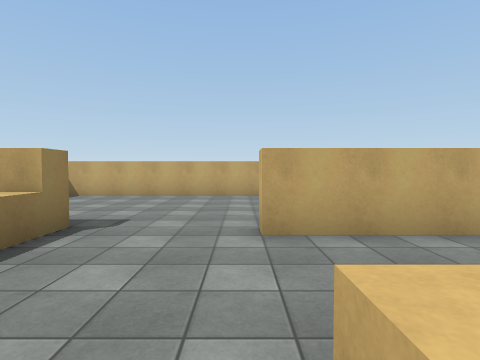
View 1 (above)

17 first-person views from a walk through a 3-D level made in the Unity game engine. The camera is 1.5 m above the floor, tilts 2° down and sees 80° across. The floor is counted in squares, 2 m on a side. Each view is taken from the middle of a square. On the plan, view 1 faces up. The plan holds only what a view shows up to about 10 squares ahead; the rest is blank. The player is left out. Surface patterns are stand-ins for the level's own textures.

View 2
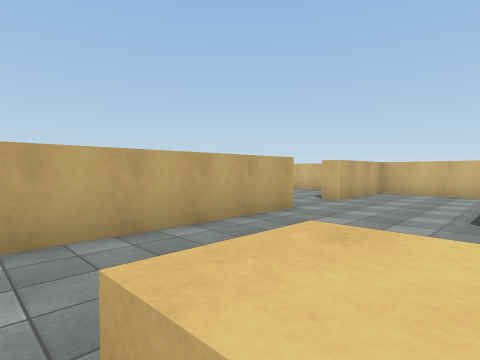

View 3
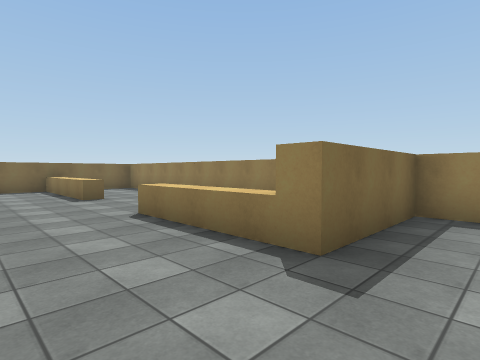

View 4
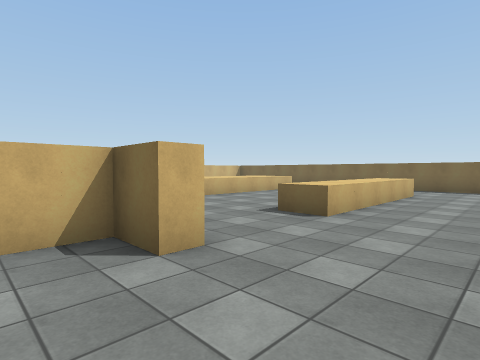

View 5
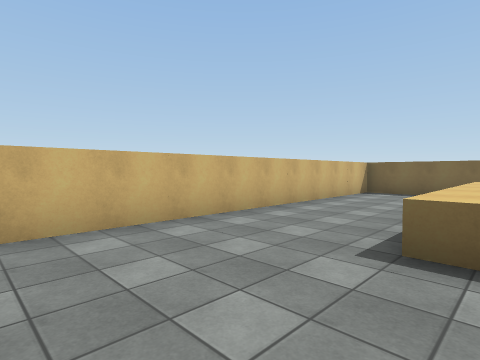

View 6
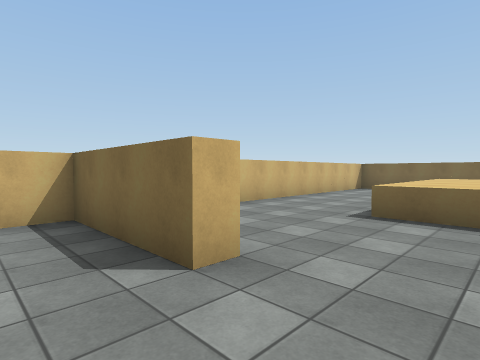

View 7
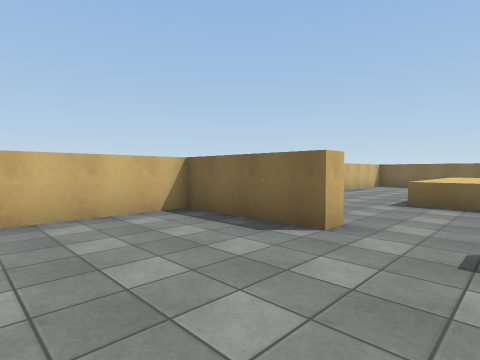

View 8
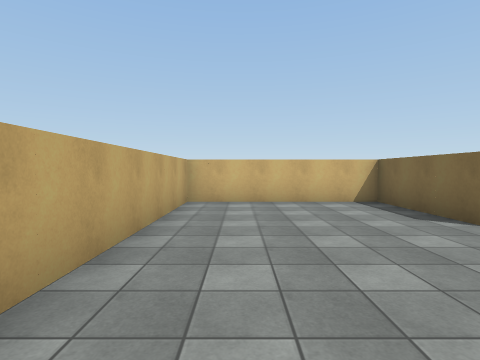

View 9
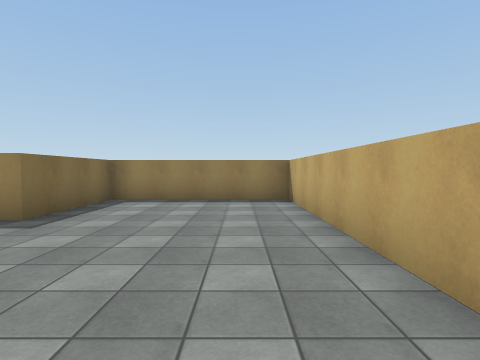

View 10
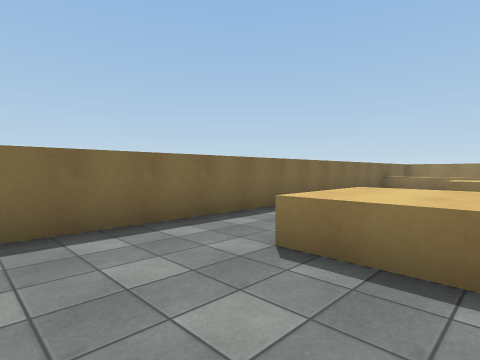

View 11
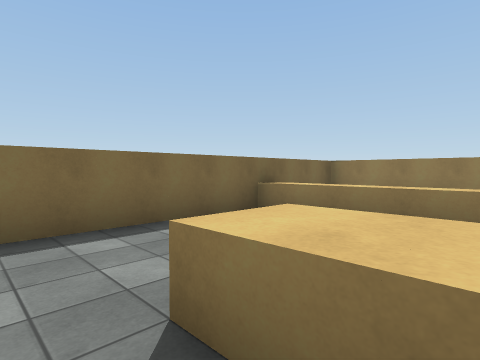

View 12
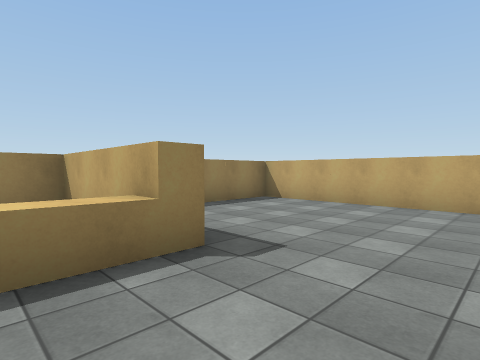

View 13
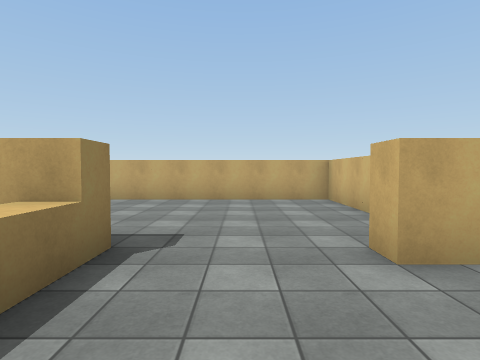

View 14
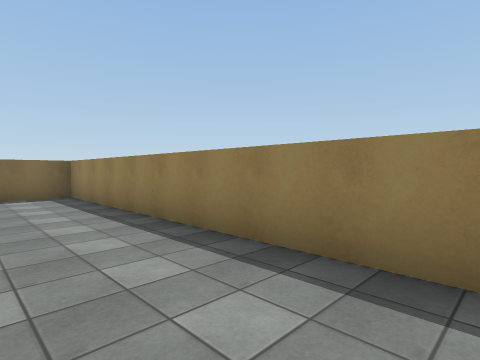

View 15
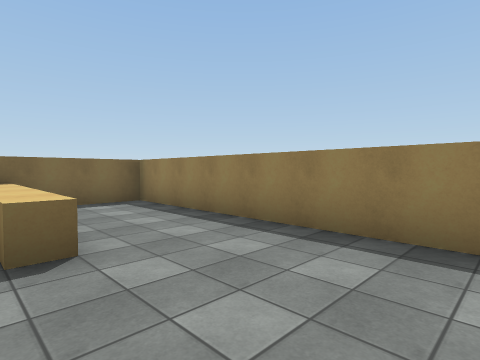

View 16
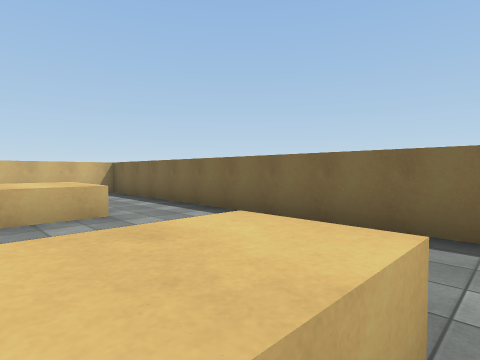

View 17
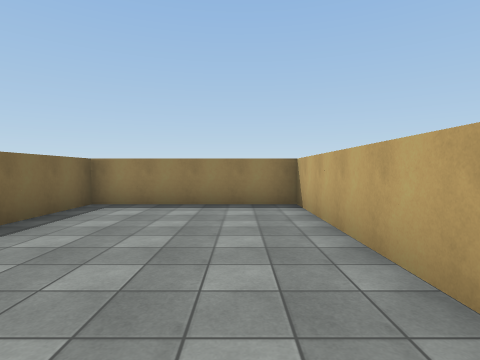

### Floor plan
Key: @ floor where view 1 was taken; # wall or solid block; . floor; ^ raised ledge.
Columns run from 6 left of view 1 to 10 right of it. Each row starts with its distance up from view 1.
  9 #################
  8 #.......#.......#
  7 #.......#.......#
  6 #.......#.......#
  5 #.......#.......#
  4 #####..####..####
  3 #  .#...........#
  2 #...^...........#
  1 #...^...........#
  0 #.....@^...^^...#
 -1 #......^ ..^^...#
 -2 #......^ ..^^...#
 -3 #...^..^. .^^...#
 -4 #...^..^. .^^...#
 -5 #...^.... ......#
 -6 #...^.... ......#
 -7 #################

Where each view was taken, in squares from view 1:
view 1: 0 up, 0 right, facing up
view 2: 0 up, 0 right, facing up-right
view 3: 5 up, 0 right, facing down-left
view 4: 5 up, 2 left, facing down-right
view 5: 3 up, 6 right, facing down-right
view 6: 5 up, 5 right, facing down-right
view 7: 7 up, 5 right, facing down-right
view 8: 7 up, 3 right, facing right
view 9: 7 up, 9 right, facing left
view 10: 3 down, 9 right, facing down-left
view 11: 3 down, 2 right, facing down-left
view 12: 2 up, 0 right, facing up-left
view 13: 1 up, 1 left, facing up
view 14: 2 up, 3 left, facing down-left
view 15: 0 up, 2 left, facing down-left
view 16: 3 down, 0 right, facing down-right
view 17: 7 up, 1 right, facing left
